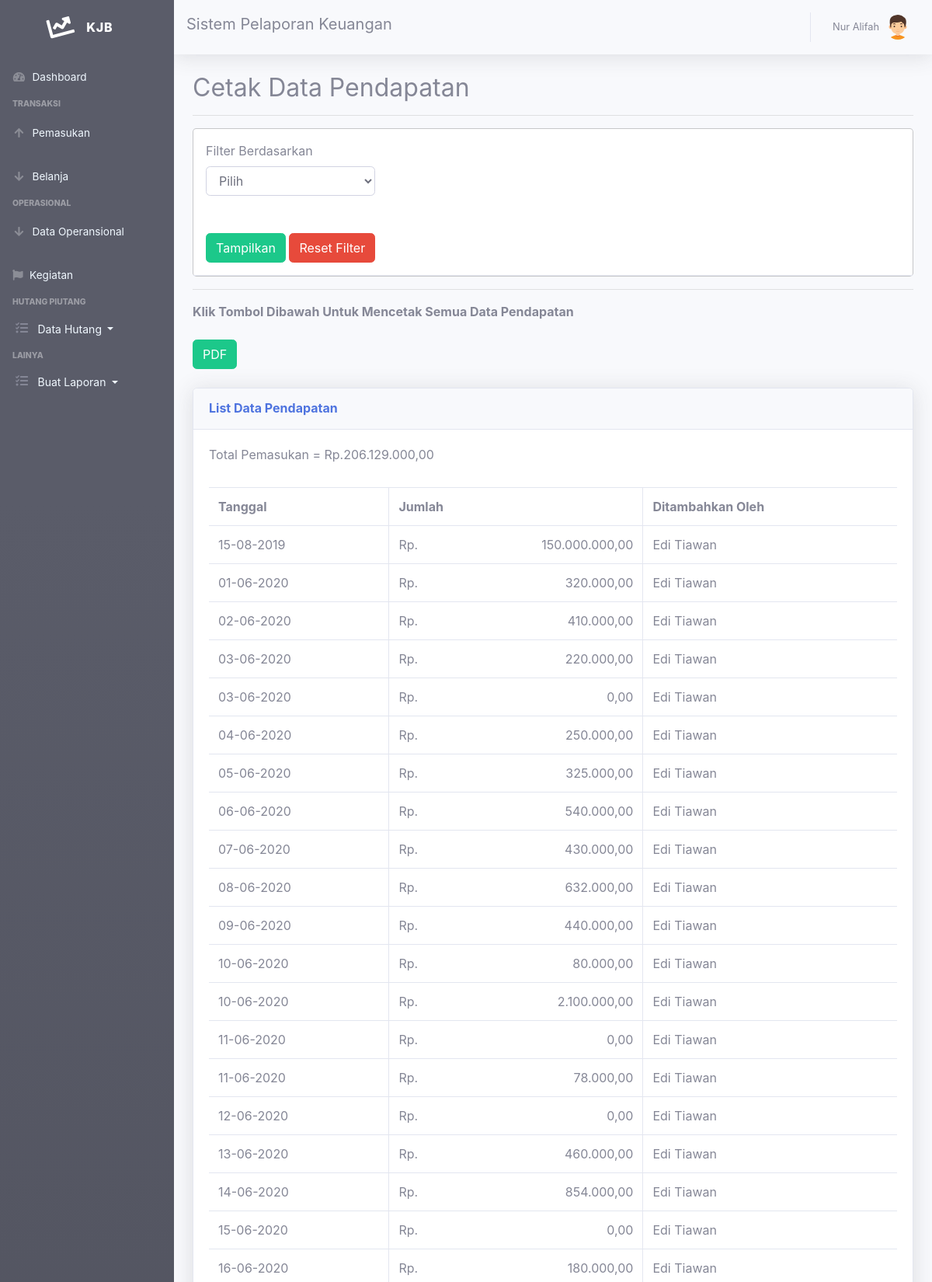
Screenshot of /laporan-pendapatan.php (signed in, upper part) with the database file from the repository.
### tables this page shows
CREATE TABLE `pemasukan` (
  `id_pemasukan` int(11) NOT NULL,
  `id_user` int(11) NOT NULL,
  `tgl_pemasukan` date NOT NULL,
  `jumlah` int(11) NOT NULL,
  `id_sumber` int(11) NOT NULL,
  `is_update` enum('0','1','','') NOT NULL,
  `is_kdhutang` varchar(255) NOT NULL,
  `kt_update` text NOT NULL
);

CREATE TABLE `user` (
  `id_user` int(11) NOT NULL,
  `nama` varchar(40) NOT NULL,
  `username` varchar(40) NOT NULL,
  `password` varchar(40) NOT NULL,
  `no_tlp` char(20) NOT NULL,
  `email` varchar(40) NOT NULL,
  `jabatan` varchar(50) NOT NULL,
  `alamat` varchar(255) NOT NULL,
  `is_active` enum('0','1','','') NOT NULL,
  `is_hidden` enum('0','1','','') NOT NULL,
  `kdreset` int(11) NOT NULL
);

### laporan-pendapatan.php (the view, shortened to what this page needs)
<!DOCTYPE html>
<html lang="en">
<head>
  <link href="vendor/fontawesome-free/css/all.min.css" rel="stylesheet" type="text/css">
  <link href="css/sb-admin-2.min.css" rel="stylesheet">
  <link href="vendor/datatables/dataTables.bootstrap4.min.css" rel="stylesheet">
</head>
<body id="page-top">
<?php
require 'sidebar.php';
 require 'navbar.php';
include "koneksi.php";
?>
<html>
<head>
    <link rel="stylesheet" href="plugin/jquery-ui/jquery-ui.min.css" />
</head>
<body>
  <div class="container-fluid">
    <h2>Cetak Data Pendapatan</h2><hr>
      <div class="modal-content">
        <div class="modal-header">
    <form method="get" action="">
        <label>Filter Berdasarkan</label><br>
        <select name="filter" id="filter" class="form-control">
            <option value="">Pilih</option>
        </select>
        <br /><br />
                <?php
                $query = "SELECT YEAR(tgl_pemasukan) AS tahun FROM pemasukan GROUP BY YEAR(tgl_pemasukan)";
                ?>
        <button type="submit" class="btn btn-success">Tampilkan</button>
        <a href="laporan-pendapatan.php" class="btn btn-danger">Reset Filter</a>
    </form>
  </div>
</div>
    <hr />
    <?php
    if(isset($_GET['filter']) && ! empty($_GET['filter'])){
        $filter = $_GET['filter'];
        if($filter == '1'){
            $tgl = date('d-m-y', strtotime($_GET['tanggal']));
            echo '<b>Klik Tombol Dibawah Untuk Mencetak Data Pendapatan Tanggal '.$tgl.'</b><br /><br />';
            echo '<a class="btn btn-success" style="color:white;"  href="print.php?filter=1&tanggal='.$_GET['tanggal'].'"> PDF</a><br /><br />';
            $query = "SELECT * FROM pemasukan inner join user WHERE DATE(tgl_pemasukan)='".$_GET['tanggal']."' AND pemasukan.id_user = user.id_user AND user.id_user = pemasukan.id_user";
        }else if($filter == '2'){
            $nama_bulan = array('', 'Januari','Februari','Maret','April','Mei','Juni','Juli','Agustus','September','Oktober','November','Desember');
            echo '<b>Klik Tombol Dibawah Untuk Mencetak Data Pendapatan Bulan '.$nama_bulan[$_GET['bulan']].' '.$_GET['tahun'].'</b><br /><br />';
            echo '<a class="btn btn-success" style="color:white;" href="print.php?filter=2&bulan='.$_GET['bulan'].'&tahun='.$_GET['tahun'].'"> PDF</a><br /><br />';
            $query = "SELECT * FROM pemasukan inner join user WHERE MONTH(tgl_pemasukan)='".$_GET['bulan']."' AND YEAR(tgl_pemasukan)='".$_GET['tahun']."' AND pemasukan.id_user = user.id_user AND user.id_user = pemasukan.id_user";
        }else{
            echo '<b>Klik Tombol Dibawah Untuk Mencetak Data Pendapatan Tahun '.$_GET['tahun'].'</b><br /><br />';
            echo '<a class="btn btn-success" style="color:white;" href="print.php?filter=3&tahun='.$_GET['tahun'].'"> PDF</a><br /><br />';
            $query = "SELECT * FROM pemasukan inner join user WHERE YEAR(tgl_pemasukan)='".$_GET['tahun']."' AND pemasukan.id_user = user.id_user AND user.id_user = pemasukan.id_user";
        }
    }else{
        echo '<b>Klik Tombol Dibawah Untuk Mencetak Semua Data Pendapatan</b><br /><br />';
        echo '<a class="btn btn-success" href="print.php" style="color:white;"> PDF</a><br /><br />';
        $query = "SELECT * FROM pemasukan inner join user WHERE pemasukan.id_user = user.id_user AND user.id_user = pemasukan.id_user ORDER BY tgl_pemasukan ";
    }
    ?>
    <div class="card shadow mb-4">
      <div class="card-header py-3">
              <h6 class="m-0 font-weight-bold text-primary">List Data Pendapatan</h6>
            </div>
    <div class="card-body">
    <div class="table-responsive">
    <table class="table table-bordered" id="dataTable" width="100%" cellspacing="0" border="1" cellpadding="8">
    <tr>
        <th>Tanggal </th>
        <th>Jumlah</th>
        <th>Ditambahkan Oleh</th>
    </tr>
    <?php
    $sql = mysqli_query($connect, $query);
    $row = mysqli_num_rows($sql);
    $ttl=0;
    if($row > 0){
        while($data = mysqli_fetch_array($sql)){
            $tgl = date('d-m-Y', strtotime($data['tgl_pemasukan']));
            if ($data['is_update']!=1) {
            echo "<tr>";
            echo "<td>".$tgl."</td>";
            echo "<td>"."Rp. <span style='float: right; text-align: right;'>".number_format($data['jumlah'],2,',','.')."</span></td>";
            echo "<td>".$data['nama']."</td>";
            $ttl = $ttl + $data['jumlah'];
            echo "</tr>";
            }
        }
        echo "Total Pemasukan = Rp.".number_format($ttl,2,',','.') ."<br>";
        ?><br><?php
    }else{
        echo "<tr><td colspan='5'>Data tidak ada</td></tr>";
    }
    ?>
    </table>
  </div>
</div>
</div>
    </div>
</body>
</html>
</body>
</html>

### rows the page displays
pemasukan: tgl_pemasukan "15-08-2019", jumlah "150.000.000,00", id_user.nama "Edi Tiawan"
pemasukan: tgl_pemasukan "01-06-2020", jumlah "320.000,00", id_user.nama "Edi Tiawan"
pemasukan: tgl_pemasukan "02-06-2020", jumlah "410.000,00", id_user.nama "Edi Tiawan"
pemasukan: tgl_pemasukan "03-06-2020", jumlah "220.000,00", id_user.nama "Edi Tiawan"
pemasukan: tgl_pemasukan "03-06-2020", jumlah "0,00", id_user.nama "Edi Tiawan"
pemasukan: tgl_pemasukan "04-06-2020", jumlah "250.000,00", id_user.nama "Edi Tiawan"
pemasukan: tgl_pemasukan "05-06-2020", jumlah "325.000,00", id_user.nama "Edi Tiawan"
pemasukan: tgl_pemasukan "06-06-2020", jumlah "540.000,00", id_user.nama "Edi Tiawan"
pemasukan: tgl_pemasukan "07-06-2020", jumlah "430.000,00", id_user.nama "Edi Tiawan"
pemasukan: tgl_pemasukan "08-06-2020", jumlah "632.000,00", id_user.nama "Edi Tiawan"
pemasukan: tgl_pemasukan "09-06-2020", jumlah "440.000,00", id_user.nama "Edi Tiawan"
pemasukan: tgl_pemasukan "10-06-2020", jumlah "80.000,00", id_user.nama "Edi Tiawan"
pemasukan: tgl_pemasukan "10-06-2020", jumlah "2.100.000,00", id_user.nama "Edi Tiawan"
pemasukan: tgl_pemasukan "11-06-2020", jumlah "0,00", id_user.nama "Edi Tiawan"
pemasukan: tgl_pemasukan "11-06-2020", jumlah "78.000,00", id_user.nama "Edi Tiawan"
pemasukan: tgl_pemasukan "12-06-2020", jumlah "0,00", id_user.nama "Edi Tiawan"
pemasukan: tgl_pemasukan "13-06-2020", jumlah "460.000,00", id_user.nama "Edi Tiawan"
pemasukan: tgl_pemasukan "14-06-2020", jumlah "854.000,00", id_user.nama "Edi Tiawan"
pemasukan: tgl_pemasukan "15-06-2020", jumlah "0,00", id_user.nama "Edi Tiawan"
pemasukan: tgl_pemasukan "16-06-2020", jumlah "180.000,00", id_user.nama "Edi Tiawan"

### other values shown
$_SESSION['nama'] "Nur Alifah"
